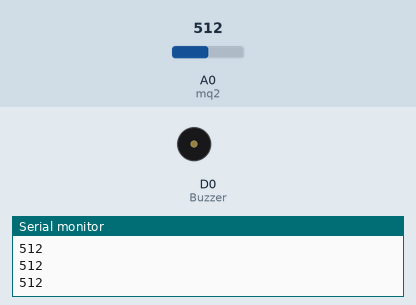
Recording of a sketch running on a simulated ESP8266 (NodeMCU). Parts: buzzer (waves = sounding, pin HIGH), the last lines printed to the serial monitor. Inputs (shaded band) come from the test bench; at power-on: A0 (mq2) = 512. WiFi joins after 1.5 s; servers stay silent unless stated.

Above: at 3.0 s.
3.1 s: A0 (mq2) set to 741
4.6 s: A0 (mq2) set to 765
At 5.4 s:
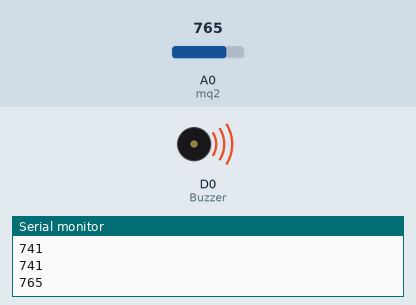
7.6 s: A0 (mq2) set to 740
At 8.8 s:
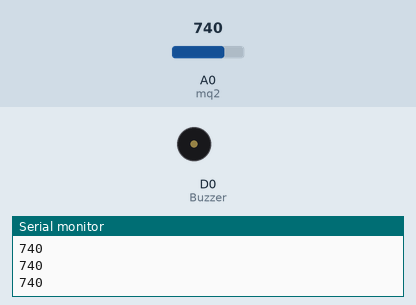
9.1 s: A0 (mq2) set to 760
At 9.9 s:
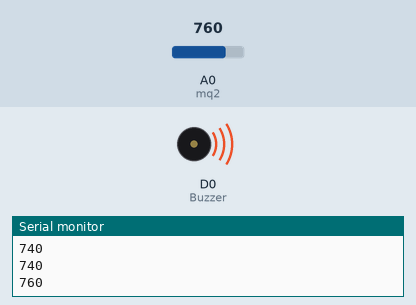
Timing chart, 0 to 13.1 s (numbered marks = the images above; inputs shaded):
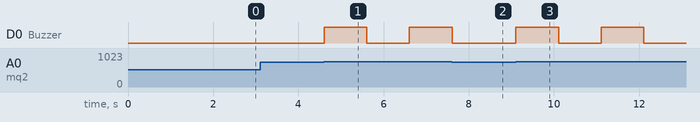

The sketch:

Gas_leakage_detection_code.ino
```cpp
#include <ESP8266WiFi.h>
#include <BlynkSimpleEsp8266.h>
#define BLYNK_PRINT Serial
char auth [] = "authentication code";


char ssid [] = "__wifi_name__";
char pass [] = "__wifi_password__";

int Buzzer= D0;
int mq2 = A0;
int data = 0;

void setup()
{
  Serial.begin(9600);
  pinMode(Buzzer, OUTPUT);
  Blynk.begin(auth, ssid, pass);
}

void loop()
{
  Blynk.run();
  getSendData();
}

void getSendData()
{
  data = analogRead(mq2);
  Serial.print(data);           // this is to check the data in the serial monitor of the arduino ide
  Serial.print("\n");
  Blynk.virtualWrite(V1, data);

  if (data > 750 )
  {
    Blynk.notify("Gas leakage Detected!");
    Blynk.email("Gas Alert ","Gas leakage detected");
    digitalWrite(Buzzer, HIGH);
    delay(1000);
    digitalWrite(Buzzer,LOW);
    delay(1000);
    digitalWrite(Buzzer, HIGH);
    delay(1000);
    digitalWrite(Buzzer,LOW);
    delay(1000);
  }
}
```

Measured:
- the behaviour switches between 750 and 751 on A0 (mq2) (found by bisection; images 0 and 1)
- after the input at 4.6 s, D0 (Buzzer): LOW → HIGH at once, → LOW 1.0 s later, → HIGH 1.0 s later
- after the input at 7.6 s, D0 (Buzzer): goes on until 7.6 s, then stays LOW
- after the input at 9.1 s, D0 (Buzzer): alternates HIGH for 1.0 s and LOW for 1.0 s, starting at once
